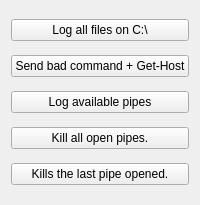
<?xml version="1.0" encoding="UTF-8"?>
<ui version="4.0">
 <class>MainWindow</class>
 <widget class="QMainWindow" name="MainWindow">
  <property name="geometry">
   <rect>
    <x>0</x>
    <y>0</y>
    <width>185</width>
    <height>205</height>
   </rect>
  </property>
  <property name="windowTitle">
   <string>Example :)</string>
  </property>
  <widget class="QWidget" name="centralWidget">
   <layout class="QVBoxLayout" name="verticalLayout">
    <item>
     <widget class="QPushButton" name="pushButton">
      <property name="text">
       <string>Log all files on C:\</string>
      </property>
     </widget>
    </item>
    <item>
     <widget class="QPushButton" name="pushButton_5">
      <property name="text">
       <string>Send bad command + Get-Host</string>
      </property>
     </widget>
    </item>
    <item>
     <widget class="QPushButton" name="pushButton_3">
      <property name="text">
       <string>Log available pipes</string>
      </property>
     </widget>
    </item>
    <item>
     <widget class="QPushButton" name="pushButton_2">
      <property name="text">
       <string>Kill all open pipes.</string>
      </property>
     </widget>
    </item>
    <item>
     <widget class="QPushButton" name="pushButton_4">
      <property name="text">
       <string>Kills the last pipe opened.</string>
      </property>
     </widget>
    </item>
   </layout>
  </widget>
  <widget class="QMenuBar" name="menuBar">
   <property name="geometry">
    <rect>
     <x>0</x>
     <y>0</y>
     <width>185</width>
     <height>18</height>
    </rect>
   </property>
  </widget>
 </widget>
 <layoutdefault spacing="6" margin="11"/>
 <resources/>
 <connections/>
</ui>
